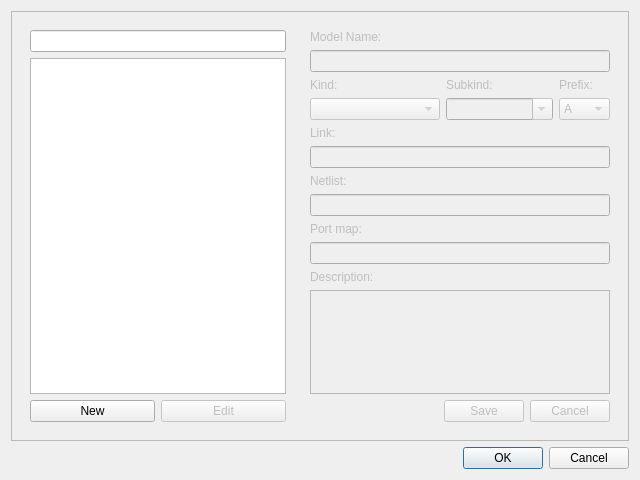
<?xml version="1.0" encoding="UTF-8"?>
<ui version="4.0">
 <class>Dialog</class>
 <widget class="QDialog" name="Dialog">
  <property name="geometry">
   <rect>
    <x>0</x>
    <y>0</y>
    <width>640</width>
    <height>480</height>
   </rect>
  </property>
  <property name="windowTitle">
   <string>Model Manager</string>
  </property>
  <layout class="QVBoxLayout" name="verticalLayout">
   <item>
    <widget class="QFrame" name="mainframe">
     <property name="frameShape">
      <enum>QFrame::StyledPanel</enum>
     </property>
     <property name="frameShadow">
      <enum>QFrame::Raised</enum>
     </property>
     <layout class="QHBoxLayout" name="horizontalLayout">
      <item>
       <widget class="QWidget" name="listWidget" native="true">
        <property name="sizePolicy">
         <sizepolicy hsizetype="Maximum" vsizetype="Preferred">
          <horstretch>0</horstretch>
          <verstretch>0</verstretch>
         </sizepolicy>
        </property>
        <layout class="QVBoxLayout" name="verticalLayout_2">
         <item>
          <widget class="QLineEdit" name="filterEdit"/>
         </item>
         <item>
          <widget class="QListWidget" name="modelList"/>
         </item>
         <item>
          <widget class="QWidget" name="buttonsWidgetLeft" native="true">
           <layout class="QHBoxLayout" name="horizontalLayout_2">
            <property name="margin">
             <number>0</number>
            </property>
            <item>
             <widget class="QPushButton" name="newButton">
              <property name="text">
               <string>New</string>
              </property>
             </widget>
            </item>
            <item>
             <widget class="QPushButton" name="editButton">
              <property name="enabled">
               <bool>false</bool>
              </property>
              <property name="text">
               <string>Edit</string>
              </property>
             </widget>
            </item>
           </layout>
          </widget>
         </item>
        </layout>
       </widget>
      </item>
      <item>
       <widget class="QWidget" name="infoWidget" native="true">
        <property name="enabled">
         <bool>false</bool>
        </property>
        <property name="sizePolicy">
         <sizepolicy hsizetype="MinimumExpanding" vsizetype="Preferred">
          <horstretch>0</horstretch>
          <verstretch>0</verstretch>
         </sizepolicy>
        </property>
        <layout class="QGridLayout" name="gridLayout">
         <item row="0" column="0">
          <widget class="QLabel" name="nameLabel">
           <property name="text">
            <string>Model Name:</string>
           </property>
          </widget>
         </item>
         <item row="1" column="0" colspan="4">
          <widget class="QLineEdit" name="nameEdit"/>
         </item>
         <item row="2" column="0">
          <widget class="QLabel" name="kindLabel">
           <property name="text">
            <string>Kind:</string>
           </property>
          </widget>
         </item>
         <item row="7" column="0">
          <widget class="QLabel" name="linkLabel">
           <property name="text">
            <string>Link:</string>
           </property>
          </widget>
         </item>
         <item row="13" column="0">
          <widget class="QLabel" name="descriptionLabel">
           <property name="text">
            <string>Description:</string>
           </property>
          </widget>
         </item>
         <item row="14" column="0" colspan="4">
          <widget class="QPlainTextEdit" name="descriptionEdit"/>
         </item>
         <item row="15" column="0" colspan="4">
          <widget class="QWidget" name="buttonsWidgetRight" native="true">
           <layout class="QHBoxLayout" name="horizontalLayout_5">
            <property name="margin">
             <number>0</number>
            </property>
            <item>
             <spacer name="horizontalSpacer">
              <property name="orientation">
               <enum>Qt::Horizontal</enum>
              </property>
              <property name="sizeHint" stdset="0">
               <size>
                <width>40</width>
                <height>20</height>
               </size>
              </property>
             </spacer>
            </item>
            <item>
             <widget class="QPushButton" name="saveButton">
              <property name="text">
               <string>Save</string>
              </property>
             </widget>
            </item>
            <item>
             <widget class="QPushButton" name="cancelButton">
              <property name="text">
               <string>Cancel</string>
              </property>
             </widget>
            </item>
           </layout>
          </widget>
         </item>
         <item row="8" column="0" colspan="4">
          <widget class="QLineEdit" name="linkEdit"/>
         </item>
         <item row="4" column="1" colspan="2">
          <widget class="QComboBox" name="subkindBox">
           <property name="editable">
            <bool>true</bool>
           </property>
          </widget>
         </item>
         <item row="4" column="0">
          <widget class="QComboBox" name="kindBox">
           <property name="currentIndex">
            <number>-1</number>
           </property>
           <item>
            <property name="text">
             <string>General</string>
            </property>
           </item>
           <item>
            <property name="text">
             <string>Current Source</string>
            </property>
           </item>
           <item>
            <property name="text">
             <string>Initial Condition</string>
            </property>
           </item>
           <item>
            <property name="text">
             <string>Switch</string>
            </property>
           </item>
           <item>
            <property name="text">
             <string>Transistor</string>
            </property>
           </item>
           <item>
            <property name="text">
             <string>Transmission Line</string>
            </property>
           </item>
           <item>
            <property name="text">
             <string>Voltage Source</string>
            </property>
           </item>
          </widget>
         </item>
         <item row="4" column="3">
          <widget class="QComboBox" name="prefixBox">
           <item>
            <property name="text">
             <string>A</string>
            </property>
           </item>
           <item>
            <property name="text">
             <string>B</string>
            </property>
           </item>
           <item>
            <property name="text">
             <string>C</string>
            </property>
           </item>
           <item>
            <property name="text">
             <string>D</string>
            </property>
           </item>
           <item>
            <property name="text">
             <string>E</string>
            </property>
           </item>
           <item>
            <property name="text">
             <string>F</string>
            </property>
           </item>
           <item>
            <property name="text">
             <string>G</string>
            </property>
           </item>
           <item>
            <property name="text">
             <string>H</string>
            </property>
           </item>
           <item>
            <property name="text">
             <string>G</string>
            </property>
           </item>
           <item>
            <property name="text">
             <string>K</string>
            </property>
           </item>
           <item>
            <property name="text">
             <string>L</string>
            </property>
           </item>
           <item>
            <property name="text">
             <string>M</string>
            </property>
           </item>
           <item>
            <property name="text">
             <string>O</string>
            </property>
           </item>
           <item>
            <property name="text">
             <string>Q</string>
            </property>
           </item>
           <item>
            <property name="text">
             <string>R</string>
            </property>
           </item>
           <item>
            <property name="text">
             <string>S</string>
            </property>
           </item>
           <item>
            <property name="text">
             <string>T</string>
            </property>
           </item>
           <item>
            <property name="text">
             <string>U</string>
            </property>
           </item>
           <item>
            <property name="text">
             <string>V</string>
            </property>
           </item>
           <item>
            <property name="text">
             <string>W</string>
            </property>
           </item>
           <item>
            <property name="text">
             <string>X</string>
            </property>
           </item>
           <item>
            <property name="text">
             <string>Y</string>
            </property>
           </item>
           <item>
            <property name="text">
             <string>Z</string>
            </property>
           </item>
          </widget>
         </item>
         <item row="2" column="1">
          <widget class="QLabel" name="subkindLabel">
           <property name="text">
            <string>Subkind:</string>
           </property>
          </widget>
         </item>
         <item row="2" column="3">
          <widget class="QLabel" name="prefixLabel_2">
           <property name="text">
            <string>Prefix:</string>
           </property>
          </widget>
         </item>
         <item row="9" column="0">
          <widget class="QLabel" name="netlistLabel">
           <property name="text">
            <string>Netlist:</string>
           </property>
          </widget>
         </item>
         <item row="10" column="0" colspan="4">
          <widget class="QLineEdit" name="netlistEdit"/>
         </item>
         <item row="11" column="0">
          <widget class="QLabel" name="portmapLabel">
           <property name="text">
            <string>Port map:</string>
           </property>
          </widget>
         </item>
         <item row="12" column="0" colspan="4">
          <widget class="QLineEdit" name="portmapEdit"/>
         </item>
        </layout>
       </widget>
      </item>
     </layout>
    </widget>
   </item>
   <item>
    <widget class="QDialogButtonBox" name="buttonBox">
     <property name="orientation">
      <enum>Qt::Horizontal</enum>
     </property>
     <property name="standardButtons">
      <set>QDialogButtonBox::Cancel|QDialogButtonBox::Ok</set>
     </property>
    </widget>
   </item>
  </layout>
 </widget>
 <resources/>
 <connections>
  <connection>
   <sender>buttonBox</sender>
   <signal>accepted()</signal>
   <receiver>Dialog</receiver>
   <slot>accept()</slot>
   <hints>
    <hint type="sourcelabel">
     <x>248</x>
     <y>254</y>
    </hint>
    <hint type="destinationlabel">
     <x>157</x>
     <y>274</y>
    </hint>
   </hints>
  </connection>
  <connection>
   <sender>buttonBox</sender>
   <signal>rejected()</signal>
   <receiver>Dialog</receiver>
   <slot>reject()</slot>
   <hints>
    <hint type="sourcelabel">
     <x>316</x>
     <y>260</y>
    </hint>
    <hint type="destinationlabel">
     <x>286</x>
     <y>274</y>
    </hint>
   </hints>
  </connection>
 </connections>
</ui>
